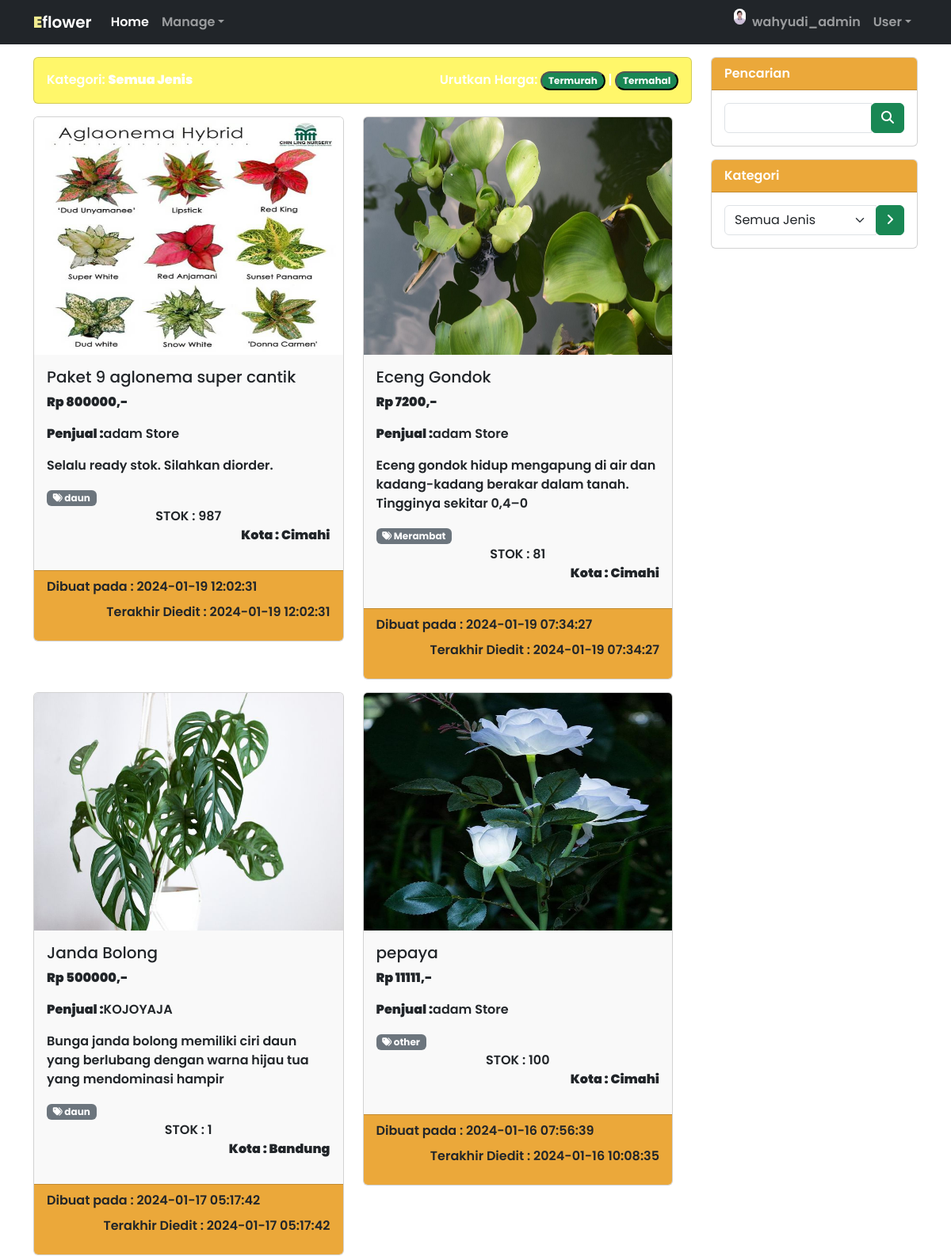
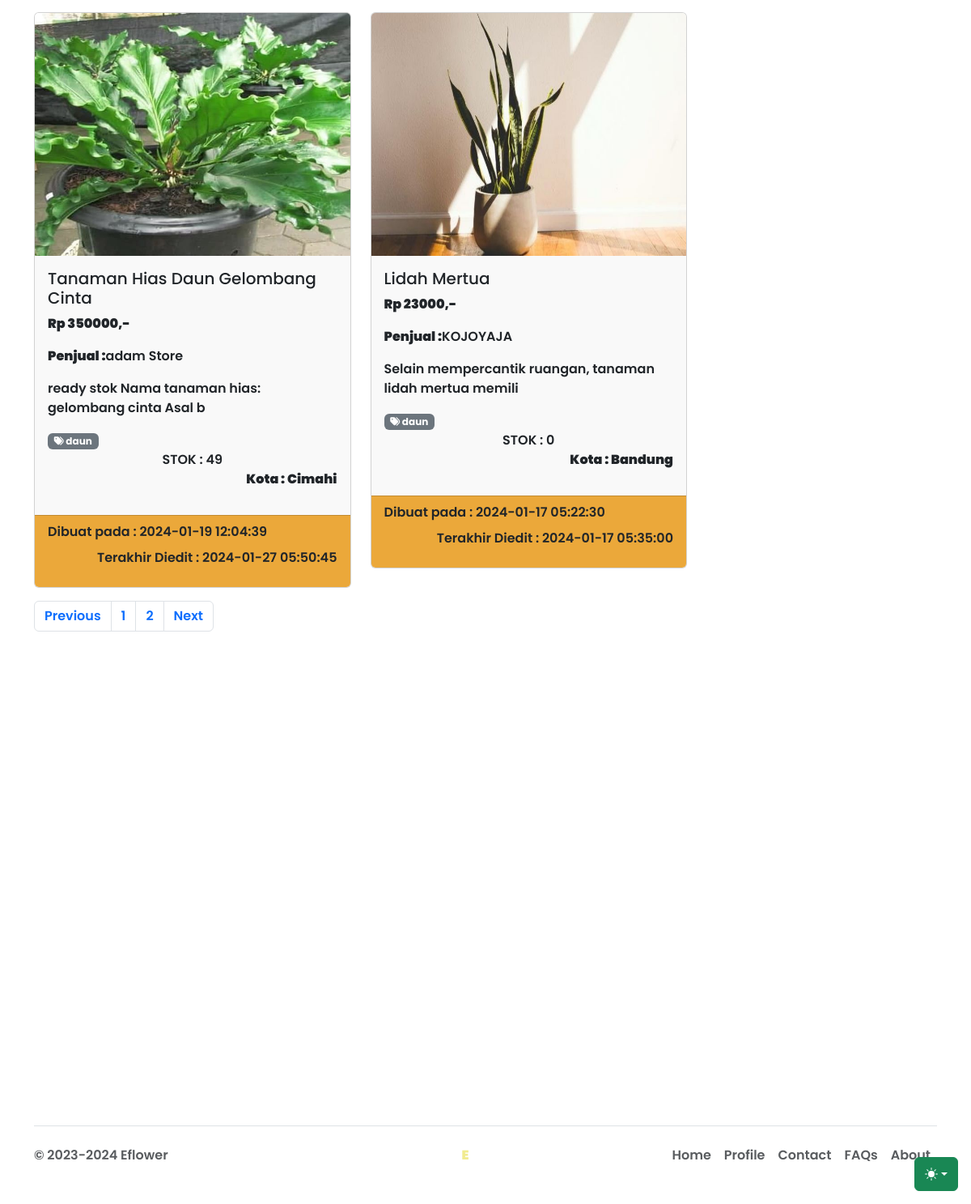
Page /admin?admin (signed in) on the committed database (2 pictures, top to bottom).
### tables this page shows
CREATE TABLE `users` (
  `id_user` char(8) NOT NULL,
  `nama_user` varchar(255) DEFAULT NULL,
  `password` varchar(32) DEFAULT NULL,
  `role` enum('admin','user') DEFAULT NULL,
  `user_mail` varchar(255) DEFAULT NULL,
  `foto` varchar(255) DEFAULT NULL,
  `no_telp` char(13) DEFAULT NULL,
  `nama_lengkap` varchar(255) DEFAULT NULL,
  `alamat` longtext DEFAULT NULL,
  `no_rek` char(20) DEFAULT NULL,
  `kota` varchar(255) DEFAULT NULL,
  `status_user` enum('aktif','nonaktif') DEFAULT NULL
);

CREATE TABLE `produk` (
  `id_produk` char(8) NOT NULL,
  `nama_produk` varchar(255) NOT NULL,
  `id_pemilik` char(8) DEFAULT NULL,
  `kategori` char(50) NOT NULL,
  `deskripsi` longtext NOT NULL,
  `harga` decimal(10,0) NOT NULL,
  `gambar` varchar(255) NOT NULL,
  `rate` int(5) NOT NULL,
  `tgl_buat` timestamp NOT NULL DEFAULT current_timestamp(),
  `qty` int(11) DEFAULT NULL,
  `slug` varchar(255) DEFAULT NULL,
  `status` enum('aktif','nonaktif') DEFAULT NULL,
  `di_edit` timestamp NOT NULL DEFAULT current_timestamp()
);

### admin/index.php (the view, shortened to what this page needs)
<?php
include '../functions/data-connect.php';
$sesi_id = $_SESSION['id'];
$query = mysqli_query($connection, "SELECT * FROM users WHERE id_user='$sesi_id'");
$dt_user = mysqli_fetch_row($query);
$link_poto = $dt_user[5];
?>
<!DOCTYPE html>
<html lang="en" data-bs-theme="auto">
<head>
    <link rel="stylesheet" href="https://cdn.jsdelivr.net/npm/@docsearch/css@3" />
    <link href="../assets/libs/bootstrap/css/bootstrap.min.css" rel="stylesheet" />
    <link rel="stylesheet" href="../assets/libs/fontawesome/css/all.min.css" />
    <link rel="stylesheet" href="../assets/css-native/app.css" />
</head>
<body>
    <div class="dropdown position-fixed bottom-0 end-0 mb-3 me-3 bd-mode-toggle">
        <button class="btn btn-success py-2 dropdown-toggle d-flex align-items-center" id="bd-theme" type="button"
            aria-expanded="false" data-bs-toggle="dropdown" aria-label="Toggle theme (auto)">
            <svg class="bi my-1 theme-icon-active" width="1em" height="1em">
                <use href="#circle-half"></use>
            </svg>
        </button>
    </div>
    <nav class="navbar navbar-expand-md fixed-top bg-dark navbar-dark">
        <div class="container-fluid container">
            <a class="navbar-brand text-leaf fw-bolder" href=".">E<span class="text-white">flower</span></a>
            <div class="collapse navbar-collapse" id="navbarCollapse">
                <ul class="navbar-nav me-auto mb-2 mb-md-0">
                    <li class="nav-item">
                        <a class="nav-link active" aria-current="page" href=".">Home</a>
                    </li>
                    <li class="nav-item dropdown">
                        <a href="#" class="nav-link dropdown-toggle" id="dropdown-1" data-bs-toggle="dropdown"
                            aria-haspopup="true" aria-expanded="false">Manage</a>
                    </li>
                </ul>
                   <ul class="navbar-nav">
                        <li class="nav-item">
                            <img src="
                            <?php
                            if (empty($link_poto)) {
                                echo '../assets/img/profile/user-profile.png';
                            } else {
                                echo "../".$link_poto;
                            }
                            ?>" width="15px" height="20px" class="card-img-top rounded-pill">
                        </li>
                        <li class="nav-item">
                            <a class="nav-link" href="../profile.php"><?php echo $_SESSION['nama'] ?></a>
                        </li>
                        <li class="nav-item dropdown">
                            <a
                                href="#"
                                class="nav-link dropdown-toggle"
                                id="dropdown-2"
                                data-bs-toggle="dropdown"
                                aria-haspopup="true"
                                aria-expanded="false"
                                >User</a
                            >
                        </li>
                    </ul>
                </div>
            </div>
        </nav>
        <main role="main" class="container">
            <div class="row">
                <div class="col-md-9">
                    <div class="row">
                        <div class="col-md-12">
                            <div class="card mb-3 bg-ktg-leaf">
                                <div class="card-body">
                                    Kategori: <strong>Semua Jenis</strong>
									<span class="float-end">
										Urutkan Harga:
										<button type="submit" id="min" class="badge bg-success non-deco rounded-pill"
										>Termurah</button>
										|
										<button id="max" class="badge bg-success non-deco rounded-pill"
											>Termahal</button
										>
									</span>
                                </div>
                            </div>
                        </div>
                    </div>
                    <?php
					$batas = 6;
					$halaman = isset($_GET['halaman'])?(int)$_GET['halaman'] : 1;
					$halaman_awal = ($halaman>1) ? ($halaman * $batas) - $batas : 0;
					$katalog = mysqli_query($connection, "SELECT * FROM users JOIN produk WHERE users.id_user = produk.id_pemilik LIMIT $halaman_awal, $batas");
					$row = mysqli_num_rows($katalog);
					$next = $halaman + 1;
					$data_conn = mysqli_query($connection,"SELECT * FROM users JOIN produk WHERE users.id_user = produk.id_pemilik");
					$jumlah_data = mysqli_num_rows($data_conn);
					$total_halaman = ceil($jumlah_data / $batas);
					?>
                    <div class="row catalog-data">
                        <div class="row">
                            <?php if($row > 0){
                                while($data = mysqli_fetch_array($katalog)){
                                    ?>
                            <div class="col-md-6">
                                <div class="card mb-3">
                                    <img
                                        src="<?php if(empty($data['gambar'])){
                                            echo 'https://placeholder.co/100x70';
                                        }else{
                                            echo '../'.$data['gambar'];
                                        }
                                        ?>
                                        "
                                        alt=""
                                        class="card-img-top" width="300px" height="300px"/>
                                    <div class="card-body bg-blur">
                                        <h5 class="card-title"><?= $data['nama_produk'] ?></h5>
                                        <p class="card-text"><strong>Rp <?= $data['harga'] ?>,-</strong></p>
                                        <p class="card-text"><strong>Penjual :</strong><?= $data['nama_user'] ?></p>
                                        <p class="card-text">
                                            <?php echo substr($data['deskripsi'], 0, 100); ?>
                                        </p>
                                        <a href="#" class="badge <?php if($set_kategori == 'daun'){
                                                        echo 'bg-warning'.' '.'text-dark';
                                                    }else if($data['kategori'] == 'diair'){
                                                        echo 'bg-primary';
                                                    }else if ($data['kategori'] == 'berduri'){
                                                        echo 'bg-success';
                                                    }else if($data['kategori'] == 'bunga'){
                                                        echo 'bg-info';
                                                    }else{
                                                        echo 'bg-secondary';
                                                    } ?> non-deco"
                                            ><i class="fas fa-tags"></i> <?= $data['kategori'] ?></a
                                        >
                                        <span class="d-flex justify-content-center">STOK : <?= $data['qty']; ?></span>
                                        <p class="float-end"><strong>Kota : <?= $data['kota'] ?></strong></p>
                                    </div>
                                    <div class="card-footer bg-leaf text-dark">
                                        Dibuat pada :
                                        <?= $data['tgl_buat'] ?>
                                        <p class="float-end mt-2 text-dark">
                                            Terakhir Diedit :
                                            <?= $data['di_edit']; ?>
                                        </p>
                                    </div>
                                </div>
                            </div>
                            <?php	}}?>
                        </div>
                    </div>
					<nav aria-label="...">
						<ul class="pagination">
							<li class="page-item">
								<a class="page-link" <?php if($halaman > 1){ echo "href='?halaman=$Previous'"; } ?>>Previous</a>
							</li>
							<?php
							for($x=1;$x<=$total_halaman;$x++){
								?>
							<li class="page-item"><a class="page-link" href="?halaman=<?php echo $x ?>"><?php echo $x; ?></a></li>
								<?php
							}
							?>
							<li class="page-item">
								<a  class="page-link" <?php if($halaman < $total_halaman) { echo "href='?halaman=$next'"; } ?>>Next</a>
							</li>
						</ul>
					</nav>
                </div>
                <div class="col-md-3">
                    <div class="row">
                        <div class="col-md-12">
                            <div class="card mb-3">
                                <div class="card-header bg-leaf">Pencarian</div>
                                <div class="card-body">
                                    <div class="input-group">
										<input type="text" class="form-control" id="set-value" value="" />
										<div class="input-group-append" id="search-data">
											<button class="btn btn-success" >
												<i class="fas fa-search"></i>
											</button>
										</div>
									</div>
                                </div>
                            </div>
                        </div>
                    </div>
                    <div class="row">
                        <div class="col-md-12">
                            <div class="card mb-3">
                                <div class="card-header bg-leaf">Kategori</div>
                                <div class="card-body">
                                    <div class="input-group">
										<select name="kategori" id="kategori" class="form-select">
											<option value="" disabled selected >Semua Jenis</option>
										</select>
										<div class="input-group-append" id="btn-kategori">
										<button class="btn btn-success">
												<i class="fas fa-angle-right"></i>
											</button>
										</div>
									</div>
                                </div>
                            </div>
                        </div>
                    </div>
                </div>
            </div>
        </main>
        <?php include '../footer.php'; ?>
    </body>
</html>

### assets/css-native/app.css (style rules this page uses)
body { min-height: 75rem; padding-top: 4.5rem; }
* { font-family: "Poppins", sans-serif; font-weight: 600; font-style: normal; }
.bi { vertical-align: -0.125em; fill: currentColor; }
.bd-mode-toggle { z-index: 1500; }
.text-leaf { color: #f1eb90; }
.bg-ktg-leaf { background-color: #FFF76A; color: white; }
.bg-leaf { background-color: #EBA83A; color: #ffff; }
.non-deco { text-decoration: none; }
.bg-blur { backdrop-filter: blur(15px); background: rgba(225, 225, 225, 0.2); }

### rows in the picture
users: foto (picture)
produk: gambar (picture), nama_produk "Paket 9 aglonema super cantik", harga "800000", id_pemilik.nama_user "adam Store", deskripsi "Selalu ready stok. Silahkan diorder.", kategori "daun", qty "987", id_pemilik.kota "Cimahi", tgl_buat "2024-01-19 12:02:31", di_edit "2024-01-19 12:02:31"
produk: gambar (picture), nama_produk "Eceng Gondok", harga "7200", id_pemilik.nama_user "adam Store", deskripsi "Eceng gondok hidup mengapung di air dan kadang-kadang berakar dalam tanah. Tingginya sekitar 0,4–0", kategori "Merambat", qty "81", id_pemilik.kota "Cimahi", tgl_buat "2024-01-19 07:34:27", di_edit "2024-01-19 07:34:27"
produk: gambar (picture), nama_produk "Janda Bolong", harga "500000", id_pemilik.nama_user "KOJOYAJA", deskripsi "Bunga janda bolong memiliki ciri daun yang berlubang dengan warna hijau tua yang mendominasi hampir", kategori "daun", qty "1", id_pemilik.kota "Bandung", tgl_buat "2024-01-17 05:17:42", di_edit "2024-01-17 05:17:42"
produk: gambar (picture), nama_produk "pepaya", harga "11111", id_pemilik.nama_user "adam Store", kategori "other", qty "100", id_pemilik.kota "Cimahi", tgl_buat "2024-01-16 07:56:39", di_edit "2024-01-16 10:08:35"
produk: gambar (picture), nama_produk "Tanaman Hias Daun Gelombang Cinta", harga "350000", id_pemilik.nama_user "adam Store", deskripsi "ready stok Nama tanaman hias: gelombang cinta Asal b", kategori "daun", qty "49", id_pemilik.kota "Cimahi", tgl_buat "2024-01-19 12:04:39", di_edit "2024-01-27 05:50:45"
produk: gambar (picture), nama_produk "Lidah Mertua", harga "23000", id_pemilik.nama_user "KOJOYAJA", deskripsi "Selain mempercantik ruangan, tanaman lidah mertua memili", kategori "daun", qty "0", id_pemilik.kota "Bandung", tgl_buat "2024-01-17 05:22:30", di_edit "2024-01-17 05:35:00"

### other values in the picture
$_SESSION['nama'] "wahyudi_admin"
